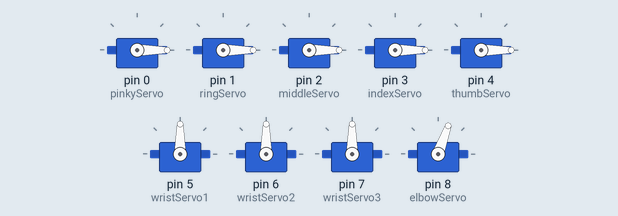
A sketch run on a simulated Teensy 4. On the bench: 9 × servo.

Above: at 2.05 s.
At 5.2 s:
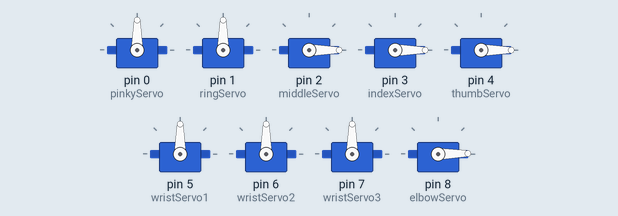
At 5.9 s:
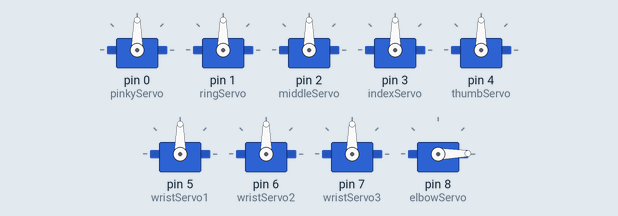
At 6.8 s:
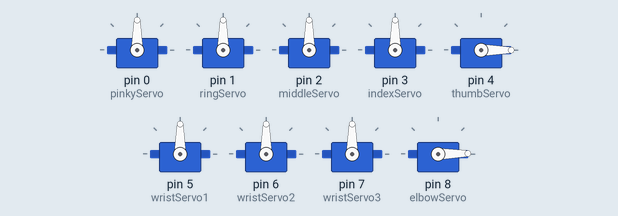
At 7.55 s:
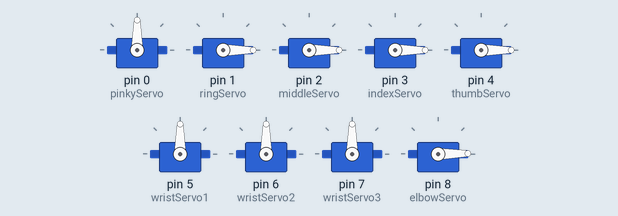
At 9.8 s:
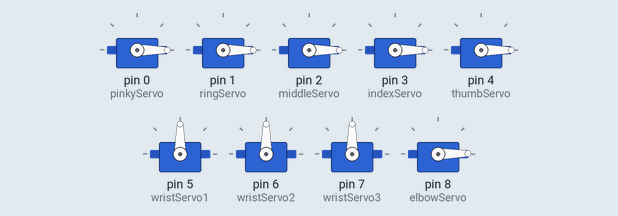
Timing chart, 0 to 12.1 s (numbered marks = the images above):
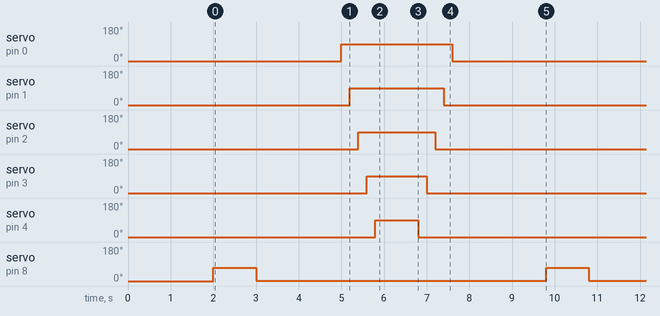

Measured:
- by itself, servo on pin 0 (pinkyServo): alternates 90° for 2.6 s and 0° for 5.2 s
- by itself, servo on pin 1 (ringServo): alternates 90° for 2.2 s and 0° for 5.6 s
- by itself, servo on pin 2 (middleServo): alternates 90° for 1.8 s and 0° for 6.0 s
- by itself, servo on pin 3 (indexServo): alternates 90° for 1.4 s and 0° for 6.4 s
- by itself, servo on pin 4 (thumbServo): alternates 90° for 1.0 s and 0° for 6.8 s
- by itself, servo on pin 8 (elbowServo): alternates 70° for 1.0 s and 1° for 6.8 s

The sketch:

motorControlTest.ino
```cpp
#include <Servo.h>

// Setup for servo variables
Servo pinkyServo;
Servo indexServo;
Servo middleServo;
Servo ringServo;
Servo thumbServo;
Servo wristServo1;
Servo wristServo2;
Servo wristServo3;
Servo elbowServo;

// Set input pins for values from sensor board(s). All fingers are placed independently to
// future-proof to an extent, the Middle and Thumb are the only ones used for this version.
// The Middle pin controls all four fingers and the Thumb pin controls the thumb
int pinkyPin = A0; // Pin 14, A0
int ringPin = A1; // Pin 15, A1
int middlePin = A2; // Pin 16, A2
int indexPin = A3; // Pin 17, A3
int thumbPin = A4; // Pin 18, A4
int wristPin1 = A5; // Pin 19, A5
int wristPin2 = A6; // Pin 20, A6
int wristPin3 = A7; // Pin 21, A7
int bicepPin = A8; // Pin 22, A8
int tricepPin = A9; // Pin 23, A9
int handAngleDefault = 0; // Default angle for finger servos, in degrees (placeholder)
int elbowAngleDefault = 0; // Default angle for elbow servo, in degrees (placeholder)
int wristAngleDefault = 90; // Default speed for wrist servos (90 is motionless, range of 0-180)

// Create variables for input pin values
int pinkyValue;
int ringValue;
int middleValue;
int indexValue;
int thumbValue;
int wristValue1;
int wristValue2;
int wristValue3;
int bicepValue;
int tricepValue;

void setup() {
  // Set the pins to be used for each servo, based on Teensy 4.1 pinout
  pinkyServo.attach(0);
  ringServo.attach(1);
  middleServo.attach(2);
  indexServo.attach(3);
  thumbServo.attach(4);
  wristServo1.attach(5);
  wristServo2.attach(6);
  wristServo3.attach(7);
  elbowServo.attach(8);

  // Set servos to their default value on startup
  pinkyServo.write(handAngleDefault);
  ringServo.write(handAngleDefault);
  middleServo.write(handAngleDefault);
  indexServo.write(handAngleDefault);
  thumbServo.write(handAngleDefault);
  elbowServo.write(elbowAngleDefault);
  // More math will need to be done to "center" the wrist, may not actually be possible
  // without persistent storage. The wrist servos are continuous so thye don't have a built-in
  // "default" position/angle like the finger servos. This is essentially telling them to not move
  // as the startup code.
  wristServo1.write(wristAngleDefault);
  wristServo2.write(wristAngleDefault);
  wristServo3.write(wristAngleDefault);

  delay(2000); // Allow everything to reach its starting point before code execution
}

void loop() {
  // Begin the test sequence, going through each individual part of the arm and displaying
  // the different functions
  // Elbow movement code
  elbowServo.write(70);
  delay(1000);
  elbowServo.write(1);
  delay(1000);
  // End elbow movement
  // Wrist movement code here, once I figure out the math
  delay(1000);
  // End wrist movement
  // Hand movement code
  pinkyServo.write(90);
  delay(200);
  ringServo.write(90);
  delay(200);
  middleServo.write(90);
  delay(200);
  indexServo.write(90);
  delay(200);
  thumbServo.write(90);
  delay(1000);
  thumbServo.write(0);
  delay(200);
  indexServo.write(0);
  delay(200);
  middleServo.write(0);
  delay(200);
  ringServo.write(0);
  delay(200);
  pinkyServo.write(0);
  delay(200);
  // End hand movement
  delay(2000); // Delay before the loop restarts
}
```
